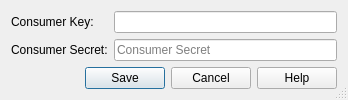
<?xml version="1.0" encoding="UTF-8"?>
<ui version="4.0">
 <class>Dialog</class>
 <widget class="QDialog" name="Dialog">
  <property name="geometry">
   <rect>
    <x>0</x>
    <y>0</y>
    <width>348</width>
    <height>100</height>
   </rect>
  </property>
  <property name="windowTitle">
   <string>Ange åtkomstnycklar</string>
  </property>
  <property name="sizeGripEnabled">
   <bool>true</bool>
  </property>
  <property name="modal">
   <bool>true</bool>
  </property>
  <layout class="QVBoxLayout" name="verticalLayout">
   <item>
    <layout class="QGridLayout" name="gridLayout">
     <item row="0" column="0">
      <widget class="QLabel" name="label">
       <property name="text">
        <string>Consumer Key:</string>
       </property>
      </widget>
     </item>
     <item row="1" column="0">
      <widget class="QLabel" name="label_2">
       <property name="text">
        <string>Consumer Secret:</string>
       </property>
      </widget>
     </item>
     <item row="0" column="1">
      <widget class="QLineEdit" name="line_edit_client_id"/>
     </item>
     <item row="1" column="1">
      <widget class="QgsPasswordLineEdit" name="line_edit_client_secret">
       <property name="inputMask">
        <string/>
       </property>
       <property name="text">
        <string/>
       </property>
       <property name="maxLength">
        <number>32769</number>
       </property>
       <property name="echoMode">
        <enum>QLineEdit::NoEcho</enum>
       </property>
       <property name="placeholderText">
        <string>Consumer Secret</string>
       </property>
       <property name="showLockIcon">
        <bool>false</bool>
       </property>
      </widget>
     </item>
     <item row="2" column="0" colspan="2">
      <widget class="QDialogButtonBox" name="button_box">
       <property name="inputMethodHints">
        <set>Qt::ImhNone</set>
       </property>
       <property name="orientation">
        <enum>Qt::Horizontal</enum>
       </property>
       <property name="standardButtons">
        <set>QDialogButtonBox::Cancel|QDialogButtonBox::Help|QDialogButtonBox::Save</set>
       </property>
      </widget>
     </item>
    </layout>
   </item>
  </layout>
 </widget>
 <customwidgets>
  <customwidget>
   <class>QgsPasswordLineEdit</class>
   <extends>QLineEdit</extends>
   <header>qgspasswordlineedit.h</header>
  </customwidget>
 </customwidgets>
 <resources/>
 <connections>
  <connection>
   <sender>button_box</sender>
   <signal>accepted()</signal>
   <receiver>Dialog</receiver>
   <slot>accept()</slot>
   <hints>
    <hint type="sourcelabel">
     <x>248</x>
     <y>254</y>
    </hint>
    <hint type="destinationlabel">
     <x>157</x>
     <y>274</y>
    </hint>
   </hints>
  </connection>
  <connection>
   <sender>button_box</sender>
   <signal>rejected()</signal>
   <receiver>Dialog</receiver>
   <slot>reject()</slot>
   <hints>
    <hint type="sourcelabel">
     <x>316</x>
     <y>260</y>
    </hint>
    <hint type="destinationlabel">
     <x>286</x>
     <y>274</y>
    </hint>
   </hints>
  </connection>
 </connections>
</ui>
